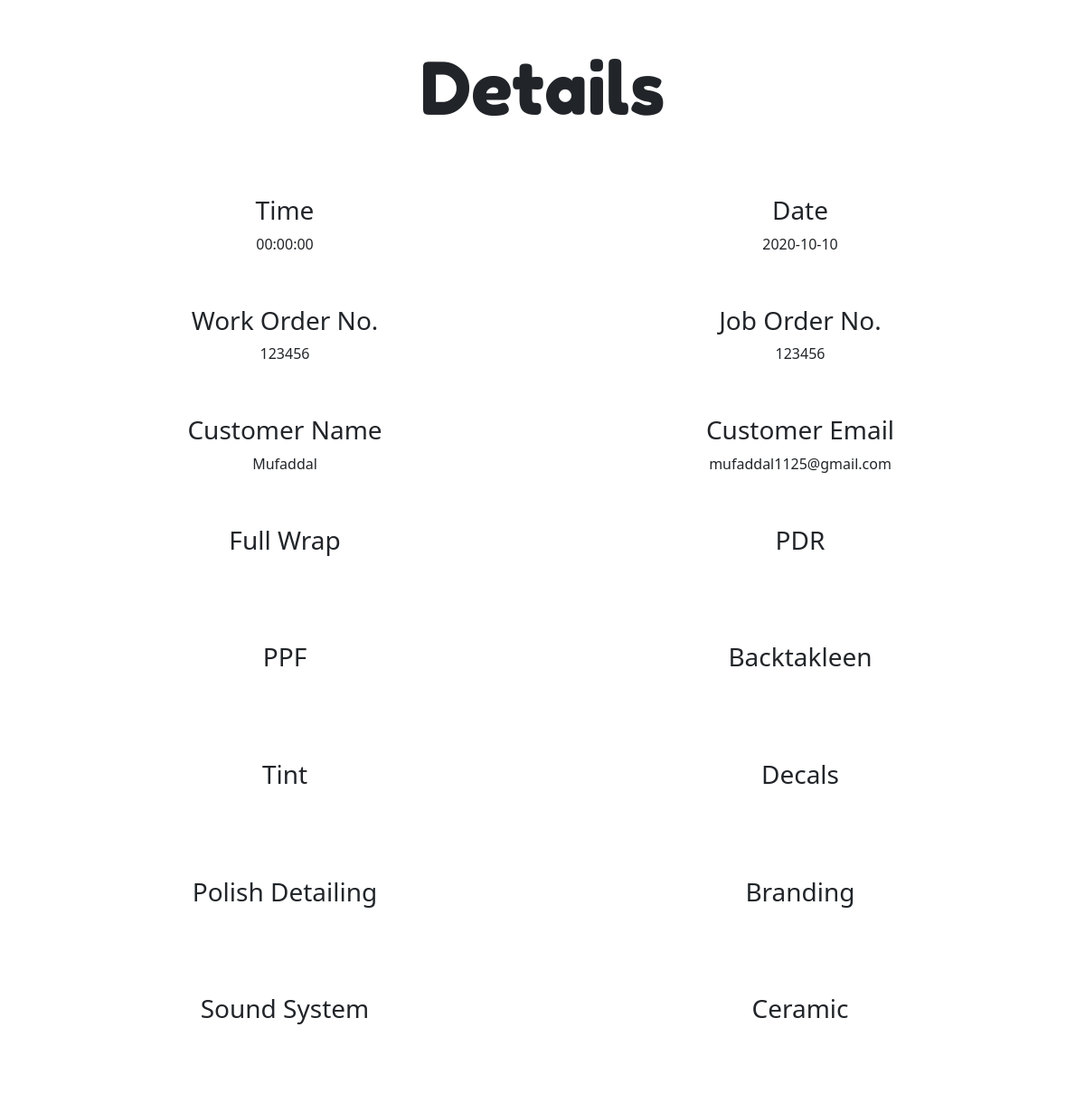
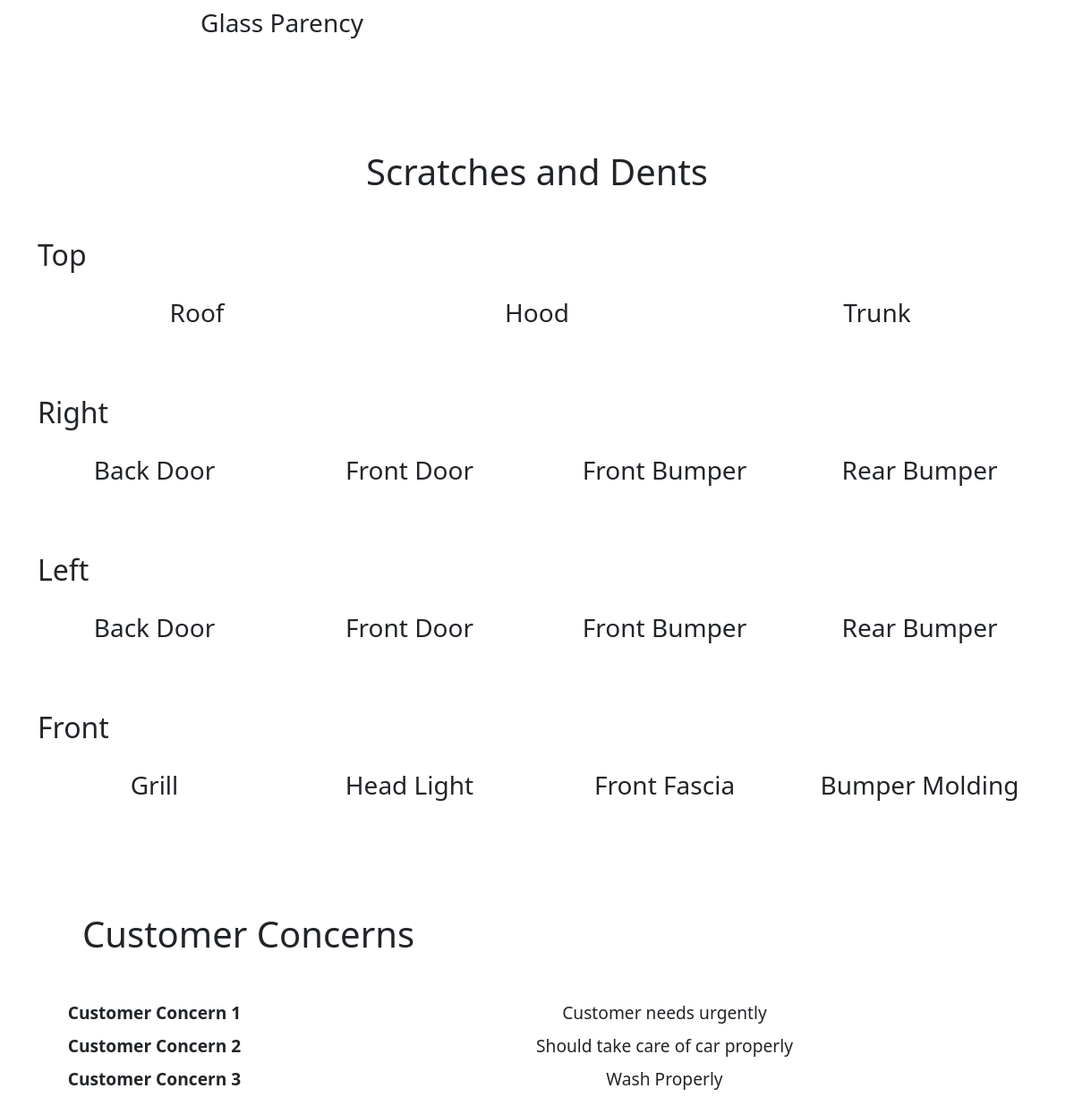
Page /details.php?id=20 on the committed database (2 pictures, top to bottom).
### tables this page shows
CREATE TABLE `car` (
  `id` int(11) NOT NULL,
  `time` time NOT NULL,
  `date` date NOT NULL,
  `work_no` int(11) NOT NULL,
  `job_no` int(11) NOT NULL,
  `customer_name` varchar(50) NOT NULL,
  `email` varchar(50) NOT NULL,
  `full_wrap` tinyint(1) NOT NULL DEFAULT 0,
  `pdr` tinyint(1) NOT NULL DEFAULT 0,
  `ppf` tinyint(1) NOT NULL DEFAULT 0,
  `backtakleen` tinyint(1) NOT NULL DEFAULT 0,
  `tint` tinyint(1) NOT NULL DEFAULT 0,
  `decals` tinyint(1) NOT NULL DEFAULT 0,
  `polish_detailing` tinyint(1) NOT NULL DEFAULT 0,
  `branding` tinyint(1) NOT NULL DEFAULT 0,
  `sound_system` tinyint(1) NOT NULL DEFAULT 0,
  `ceramic` tinyint(1) NOT NULL DEFAULT 0,
  `glassparency` tinyint(1) NOT NULL DEFAULT 0,
  `roof` tinyint(1) NOT NULL DEFAULT 0,
  `hood` tinyint(1) NOT NULL DEFAULT 0,
  `trunk` tinyint(1) NOT NULL DEFAULT 0,
  `right_door_1` tinyint(1) NOT NULL DEFAULT 0,
  `right_door_2` tinyint(1) NOT NULL DEFAULT 0,
  `right_front_bumper` tinyint(1) NOT NULL DEFAULT 0,
  `right_rear_bumper` tinyint(1) NOT NULL DEFAULT 0,
  `left_door_1` tinyint(1) NOT NULL DEFAULT 0,
  `left_door_2` tinyint(1) NOT NULL DEFAULT 1,
  `left_front_bumper` tinyint(1) NOT NULL DEFAULT 0,
  `left_rear_bumper` tinyint(1) NOT NULL DEFAULT 0,
  `grill` tinyint(1) NOT NULL DEFAULT 0,
  `head_light` tinyint(1) NOT NULL DEFAULT 0,
  `front_fascia` tinyint(1) NOT NULL DEFAULT 0,
  `bumper_molding` tinyint(1) NOT NULL DEFAULT 0,
  `customer_concern_1` varchar(500) NOT NULL,
  `customer_concern_2` varchar(500) NOT NULL,
  `customer_concern_3` varchar(500) NOT NULL,
  `customer_concern_4` varchar(500) NOT NULL,
  `customer_concern_5` varchar(500) NOT NULL,
  `Status` varchar(50) NOT NULL DEFAULT 'Repair Work Begins'
);

### details.php (the view, shortened to what this page needs)
<?php
require "partials/header.php";
require "server.php";
?>
<link rel="stylesheet" href="./styles/styles.css">
</head>
<body>
    <div class="container">
        <div class="header">
            <h1>Details</h1>
        </div>
        <?php
        function check_if($bool)
        {
            if ($bool) {
                echo '<svg class="bi text-success" width="32" height="32" fill="currentColor">
                                            <use xlink:href="node_modules\bootstrap-icons\bootstrap-icons.svg#check-square-fill"/>
                                            </svg>';
            } else {
                echo '<svg class="bi text-danger" width="32" height="32" fill="currentColor">
                                            <use xlink:href="node_modules\bootstrap-icons\bootstrap-icons.svg#file-x-fill"/>
                                            </svg>';
            }
        }
        if (isset($_GET['id'])) {
            $sql = "SELECT * FROM car WHERE id={$_GET['id']}";
            $result = $conn->query($sql);
            if ($result->num_rows > 0 && $result->num_rows < 2) {
                $row = $result->fetch_assoc();
        ?>
                <div class="row">
                    <div class="col">
                        <h3>Time</h3>
                        <p><?php echo $row['time']; ?></p>
                    </div>
                    <div class="col">
                        <h3>Date</h3>
                        <p><?php echo $row['date']; ?></p>
                    </div>
                </div>
                <div class="row">
                    <div class="col">
                        <h3>Work Order No.</h3>
                        <p><?php echo $row['work_no']; ?></p>
                    </div>
                    <div class="col">
                        <h3>Job Order No.</h3>
                        <p><?php echo $row['job_no']; ?></p>
                    </div>
                </div>
                <div class="row">
                    <div class="col">
                        <h3>Customer Name</h3>
                        <p><?php echo $row['customer_name']; ?></p>
                    </div>
                    <div class="col">
                        <h3>Customer Email</h3>
                        <p><?php echo $row['email']; ?></p>
                    </div>
                </div>
                <div class="row">
                    <div class="col">
                        <h3>Full Wrap</h3>
                        <p><?php check_if($row['full_wrap']);
                            ?></p>
                    </div>
                    <div class="col">
                        <h3>PDR</h3>
                        <p><?php check_if($row['pdr'])
                            ?></p>
                    </div>
                </div>
                <div class="row">
                    <div class="col">
                        <h3>PPF</h3>
                        <p><?php check_if($row['ppf']);
                            ?></p>
                    </div>
                    <div class="col">
                        <h3>Backtakleen</h3>
                        <p><?php check_if($row['backtakleen']);
                            ?></p>
                    </div>
                </div>
                <div class="row">
                    <div class="col">
                        <h3>Tint</h3>
                        <p><?php check_if($row['tint']);
                            ?></p>
                    </div>
                    <div class="col">
                        <h3>Decals</h3>
                        <p><?php check_if($row['decals']);
                            ?></p>
                    </div>
                </div>
                <div class="row">
                    <div class="col">
                        <h3>Polish Detailing</h3>
                        <p><?php check_if($row['polish_detailing']);
                            ?></p>
                    </div>
                    <div class="col">
                        <h3>Branding</h3>
                        <p><?php check_if($row['branding']);
                            ?></p>
                    </div>
                </div>
                <div class="row">
                    <div class="col">
                        <h3>Sound System</h3>
                        <p><?php check_if($row['sound_system']);
                            ?></p>
                    </div>
                    <div class="col">
                        <h3>Ceramic</h3>
                        <p><?php check_if($row['ceramic']);
                            ?></p>
                    </div>
                </div>
                <div class="row">
                    <div class="col">
                        <h3>Glass Parency</h3>
                        <p><?php check_if($row['glassparency']);
                            ?></p>
                    </div>
                    <div class="col"></div>
                </div>
                <h1 style="text-align: center">Scratches and Dents</h1>
                <div class="row">
                    <h2 style=" text-align: left">Top</h2>
                    <div class="col">
                        <h3>Roof</h3>
                        <p><?php check_if($row['roof']);
                            ?></p>
                    </div>
                    <div class="col">
                        <h3>Hood</h3>
                        <p><?php check_if($row['hood']);
                            ?></p>
                    </div>
                    <div class="col">
                        <h3>Trunk</h3>
                        <p><?php check_if($row['trunk']);
                            ?></p>
                    </div>
                </div>
                <div class="row">
                    <h2 style=" text-align: left">Right</h2>
                    <div class="col">
                        <h3>Back Door</h3>
                        <p><?php check_if($row['right_door_1']);
                            ?></p>
                    </div>
                    <div class="col">
                        <h3>Front Door</h3>
                        <p><?php check_if($row['right_door_2']);
                            ?></p>
                    </div>
                    <div class="col">
                        <h3>Front Bumper</h3>
                        <p><?php check_if($row['right_front_bumper']);
                            ?></p>
                    </div>
                    <div class="col">
                        <h3>Rear Bumper</h3>
                        <p><?php check_if($row['right_rear_bumper']);
                            ?></p>
                    </div>
                </div>
                <div class="row">
                    <h2 style=" text-align: left">Left</h2>
                    <div class="col">
                        <h3>Back Door</h3>
                        <p><?php check_if($row['left_door_1']);
                            ?></p>
                    </div>
                    <div class="col">
                        <h3>Front Door</h3>
                        <p><?php check_if($row['left_door_2']);
                            ?></p>
                    </div>
                    <div class="col">
                        <h3>Front Bumper</h3>
                        <p><?php check_if($row['left_front_bumper']);
                            ?></p>
                    </div>
                    <div class="col">
                        <h3>Rear Bumper</h3>
                        <p><?php check_if($row['left_rear_bumper']);
                            ?></p>
                    </div>
                </div>
                <div class="row">
                    <h2 style=" text-align: left">Front</h2>
                    <div class="col">
                        <h3>Grill</h3>
                        <p><?php check_if($row['grill']);
                            ?></p>
                    </div>
                    <div class="col">
                        <h3>Head Light</h3>
                        <p><?php check_if($row['head_light']);
                            ?></p>
                    </div>
                    <div class="col">
                        <h3>Front Fascia</h3>
                        <p><?php check_if($row['front_fascia']);
                            ?></p>
                    </div>
                    <div class="col">
                        <h3>Bumper Molding</h3>
                        <p><?php check_if($row['bumper_molding']);
                            ?></p>
                    </div>
                </div>
                <h1 class="mb-6">Customer Concerns</h1>
                <dl class="row text-center" style="font-size: larger;">
                    <?php
                    $customer_concern = array_slice($row, -6, 5);
                    $i = 1;
                    foreach ($customer_concern as $values) {
                        if (!empty($values)) {
                            echo "<dt class='col-sm-3'>Customer Concern $i</dt>
                            <dd class='col-sm-9 text-left'>$values</dd>";
                            $i++;
                        }
                    }
                    ?>
                </dl>
    </div>
</body>
<?php
            }
        }
?>

### styles/styles.css (style rules this page uses)
body, html { margin: 0; padding: 0; box-sizing: border-box; }
.header { display: flex; justify-content: center; align-items: center; }
.header h1 { font-size: 5em; font-family: "Fredoka One", cursive; }
.container h1 { margin: 50px; }

### details.php (style rules this page uses)
.row .col { margin: 20px 0; text-align: center; }

### rows in the picture
car: time "00:00:00", date "2020-10-10", work_no "123456", job_no "123456", customer_name "Mufaddal", email "mufaddal1125@gmail.com", customer_concern_1 "Customer needs urgently", customer_concern_2 "Should take care of car properly", customer_concern_3 "Wash Properly"
